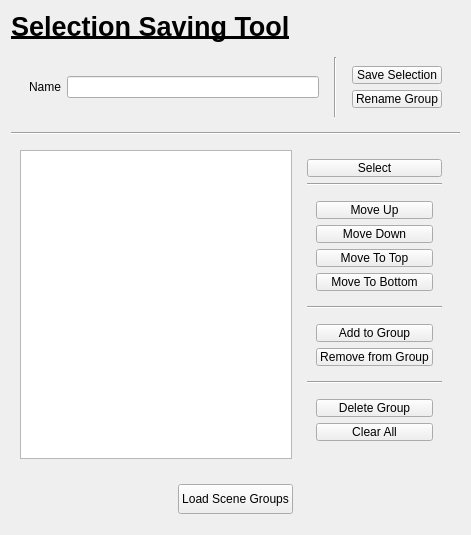
<?xml version="1.0" encoding="UTF-8"?>
<ui version="4.0">
 <class>Form</class>
 <widget class="QWidget" name="Form">
  <property name="geometry">
   <rect>
    <x>0</x>
    <y>0</y>
    <width>471</width>
    <height>445</height>
   </rect>
  </property>
  <property name="font">
   <font>
    <weight>75</weight>
    <bold>true</bold>
    <underline>true</underline>
    <kerning>true</kerning>
   </font>
  </property>
  <property name="windowTitle">
   <string>Form</string>
  </property>
  <layout class="QVBoxLayout" name="verticalLayout_4">
   <item>
    <widget class="QLabel" name="lbTitle">
     <property name="font">
      <font>
       <pointsize>20</pointsize>
      </font>
     </property>
     <property name="frameShape">
      <enum>QFrame::NoFrame</enum>
     </property>
     <property name="frameShadow">
      <enum>QFrame::Raised</enum>
     </property>
     <property name="text">
      <string>Selection Saving Tool</string>
     </property>
    </widget>
   </item>
   <item>
    <widget class="QFrame" name="frame_6">
     <property name="frameShape">
      <enum>QFrame::NoFrame</enum>
     </property>
     <property name="frameShadow">
      <enum>QFrame::Raised</enum>
     </property>
     <layout class="QHBoxLayout" name="horizontalLayout_3">
      <item>
       <widget class="QFrame" name="frame_5">
        <property name="frameShape">
         <enum>QFrame::NoFrame</enum>
        </property>
        <property name="frameShadow">
         <enum>QFrame::Raised</enum>
        </property>
        <layout class="QHBoxLayout" name="horizontalLayout_2">
         <item>
          <widget class="QLabel" name="lbName">
           <property name="font">
            <font>
             <weight>50</weight>
             <bold>false</bold>
             <underline>false</underline>
            </font>
           </property>
           <property name="text">
            <string>Name</string>
           </property>
          </widget>
         </item>
         <item>
          <widget class="QLineEdit" name="lnedName">
           <property name="font">
            <font>
             <weight>50</weight>
             <bold>false</bold>
             <underline>false</underline>
            </font>
           </property>
          </widget>
         </item>
        </layout>
       </widget>
      </item>
      <item>
       <widget class="Line" name="line_3">
        <property name="orientation">
         <enum>Qt::Vertical</enum>
        </property>
       </widget>
      </item>
      <item>
       <widget class="QFrame" name="frame_8">
        <property name="frameShape">
         <enum>QFrame::NoFrame</enum>
        </property>
        <property name="frameShadow">
         <enum>QFrame::Raised</enum>
        </property>
        <layout class="QVBoxLayout" name="verticalLayout_6">
         <item>
          <widget class="QPushButton" name="btnSaveSel">
           <property name="minimumSize">
            <size>
             <width>65</width>
             <height>18</height>
            </size>
           </property>
           <property name="font">
            <font>
             <weight>50</weight>
             <bold>false</bold>
             <underline>false</underline>
            </font>
           </property>
           <property name="text">
            <string>Save Selection</string>
           </property>
          </widget>
         </item>
         <item>
          <widget class="QPushButton" name="btnRename">
           <property name="minimumSize">
            <size>
             <width>65</width>
             <height>18</height>
            </size>
           </property>
           <property name="font">
            <font>
             <weight>50</weight>
             <bold>false</bold>
             <underline>false</underline>
            </font>
           </property>
           <property name="text">
            <string>Rename Group</string>
           </property>
          </widget>
         </item>
        </layout>
       </widget>
      </item>
     </layout>
    </widget>
   </item>
   <item>
    <widget class="Line" name="line_2">
     <property name="orientation">
      <enum>Qt::Horizontal</enum>
     </property>
    </widget>
   </item>
   <item>
    <widget class="QFrame" name="frame_4">
     <property name="frameShape">
      <enum>QFrame::NoFrame</enum>
     </property>
     <property name="frameShadow">
      <enum>QFrame::Raised</enum>
     </property>
     <layout class="QHBoxLayout" name="horizontalLayout">
      <item>
       <widget class="QListWidget" name="list"/>
      </item>
      <item>
       <widget class="QFrame" name="frame_3">
        <property name="frameShape">
         <enum>QFrame::NoFrame</enum>
        </property>
        <property name="frameShadow">
         <enum>QFrame::Raised</enum>
        </property>
        <layout class="QVBoxLayout" name="verticalLayout_3">
         <item>
          <widget class="QPushButton" name="btnSelect">
           <property name="minimumSize">
            <size>
             <width>0</width>
             <height>18</height>
            </size>
           </property>
           <property name="font">
            <font>
             <weight>50</weight>
             <bold>false</bold>
             <underline>false</underline>
            </font>
           </property>
           <property name="text">
            <string>Select</string>
           </property>
          </widget>
         </item>
         <item>
          <widget class="Line" name="line">
           <property name="orientation">
            <enum>Qt::Horizontal</enum>
           </property>
          </widget>
         </item>
         <item>
          <widget class="QFrame" name="frame_2">
           <property name="frameShape">
            <enum>QFrame::NoFrame</enum>
           </property>
           <property name="frameShadow">
            <enum>QFrame::Raised</enum>
           </property>
           <layout class="QVBoxLayout" name="verticalLayout_2">
            <item>
             <widget class="QPushButton" name="btnUp">
              <property name="minimumSize">
               <size>
                <width>0</width>
                <height>18</height>
               </size>
              </property>
              <property name="font">
               <font>
                <weight>50</weight>
                <bold>false</bold>
                <underline>false</underline>
               </font>
              </property>
              <property name="text">
               <string>Move Up</string>
              </property>
             </widget>
            </item>
            <item>
             <widget class="QPushButton" name="btnDown">
              <property name="minimumSize">
               <size>
                <width>0</width>
                <height>18</height>
               </size>
              </property>
              <property name="font">
               <font>
                <weight>50</weight>
                <bold>false</bold>
                <underline>false</underline>
               </font>
              </property>
              <property name="text">
               <string>Move Down</string>
              </property>
             </widget>
            </item>
            <item>
             <widget class="QPushButton" name="btnTop">
              <property name="minimumSize">
               <size>
                <width>0</width>
                <height>18</height>
               </size>
              </property>
              <property name="font">
               <font>
                <weight>50</weight>
                <bold>false</bold>
                <underline>false</underline>
               </font>
              </property>
              <property name="text">
               <string>Move To Top</string>
              </property>
             </widget>
            </item>
            <item>
             <widget class="QPushButton" name="btnBottom">
              <property name="minimumSize">
               <size>
                <width>0</width>
                <height>18</height>
               </size>
              </property>
              <property name="font">
               <font>
                <weight>50</weight>
                <bold>false</bold>
                <underline>false</underline>
               </font>
              </property>
              <property name="text">
               <string>Move To Bottom</string>
              </property>
             </widget>
            </item>
           </layout>
          </widget>
         </item>
         <item>
          <widget class="Line" name="line_4">
           <property name="orientation">
            <enum>Qt::Horizontal</enum>
           </property>
          </widget>
         </item>
         <item>
          <widget class="QFrame" name="frame_7">
           <property name="enabled">
            <bool>true</bool>
           </property>
           <property name="frameShape">
            <enum>QFrame::NoFrame</enum>
           </property>
           <property name="frameShadow">
            <enum>QFrame::Raised</enum>
           </property>
           <layout class="QVBoxLayout" name="verticalLayout_5">
            <item>
             <widget class="QPushButton" name="btnAdd">
              <property name="minimumSize">
               <size>
                <width>0</width>
                <height>18</height>
               </size>
              </property>
              <property name="font">
               <font>
                <weight>50</weight>
                <bold>false</bold>
                <underline>false</underline>
               </font>
              </property>
              <property name="text">
               <string>Add to Group</string>
              </property>
             </widget>
            </item>
            <item>
             <widget class="QPushButton" name="btnRemove">
              <property name="minimumSize">
               <size>
                <width>0</width>
                <height>18</height>
               </size>
              </property>
              <property name="font">
               <font>
                <weight>50</weight>
                <bold>false</bold>
                <underline>false</underline>
               </font>
              </property>
              <property name="text">
               <string>Remove from Group</string>
              </property>
             </widget>
            </item>
           </layout>
          </widget>
         </item>
         <item>
          <widget class="Line" name="line_5">
           <property name="orientation">
            <enum>Qt::Horizontal</enum>
           </property>
          </widget>
         </item>
         <item>
          <widget class="QFrame" name="frame">
           <property name="frameShape">
            <enum>QFrame::NoFrame</enum>
           </property>
           <property name="frameShadow">
            <enum>QFrame::Raised</enum>
           </property>
           <layout class="QVBoxLayout" name="verticalLayout">
            <item>
             <widget class="QPushButton" name="btnDelete">
              <property name="minimumSize">
               <size>
                <width>0</width>
                <height>18</height>
               </size>
              </property>
              <property name="font">
               <font>
                <weight>50</weight>
                <bold>false</bold>
                <underline>false</underline>
               </font>
              </property>
              <property name="text">
               <string>Delete Group</string>
              </property>
             </widget>
            </item>
            <item>
             <widget class="QPushButton" name="btnClear">
              <property name="minimumSize">
               <size>
                <width>0</width>
                <height>18</height>
               </size>
              </property>
              <property name="font">
               <font>
                <weight>50</weight>
                <bold>false</bold>
                <underline>false</underline>
               </font>
              </property>
              <property name="text">
               <string>Clear All</string>
              </property>
             </widget>
            </item>
           </layout>
          </widget>
         </item>
        </layout>
       </widget>
      </item>
     </layout>
    </widget>
   </item>
   <item>
    <widget class="QFrame" name="frame_9">
     <property name="minimumSize">
      <size>
       <width>10</width>
       <height>50</height>
      </size>
     </property>
     <property name="font">
      <font>
       <weight>50</weight>
       <bold>false</bold>
       <underline>false</underline>
      </font>
     </property>
     <property name="frameShape">
      <enum>QFrame::NoFrame</enum>
     </property>
     <property name="frameShadow">
      <enum>QFrame::Raised</enum>
     </property>
     <layout class="QHBoxLayout" name="horizontalLayout_4">
      <item>
       <spacer name="horizontalSpacer_2">
        <property name="orientation">
         <enum>Qt::Horizontal</enum>
        </property>
        <property name="sizeHint" stdset="0">
         <size>
          <width>40</width>
          <height>20</height>
         </size>
        </property>
       </spacer>
      </item>
      <item>
       <widget class="QPushButton" name="btnLoadGrp">
        <property name="sizePolicy">
         <sizepolicy hsizetype="Fixed" vsizetype="Fixed">
          <horstretch>0</horstretch>
          <verstretch>0</verstretch>
         </sizepolicy>
        </property>
        <property name="minimumSize">
         <size>
          <width>90</width>
          <height>30</height>
         </size>
        </property>
        <property name="text">
         <string>Load Scene Groups</string>
        </property>
       </widget>
      </item>
      <item>
       <spacer name="horizontalSpacer">
        <property name="orientation">
         <enum>Qt::Horizontal</enum>
        </property>
        <property name="sizeHint" stdset="0">
         <size>
          <width>40</width>
          <height>20</height>
         </size>
        </property>
       </spacer>
      </item>
     </layout>
    </widget>
   </item>
  </layout>
 </widget>
 <resources/>
 <connections/>
</ui>
